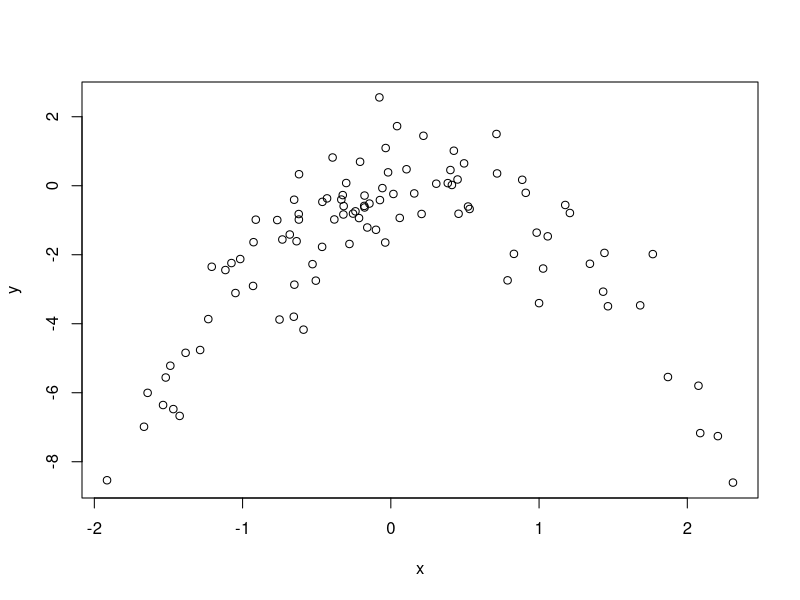
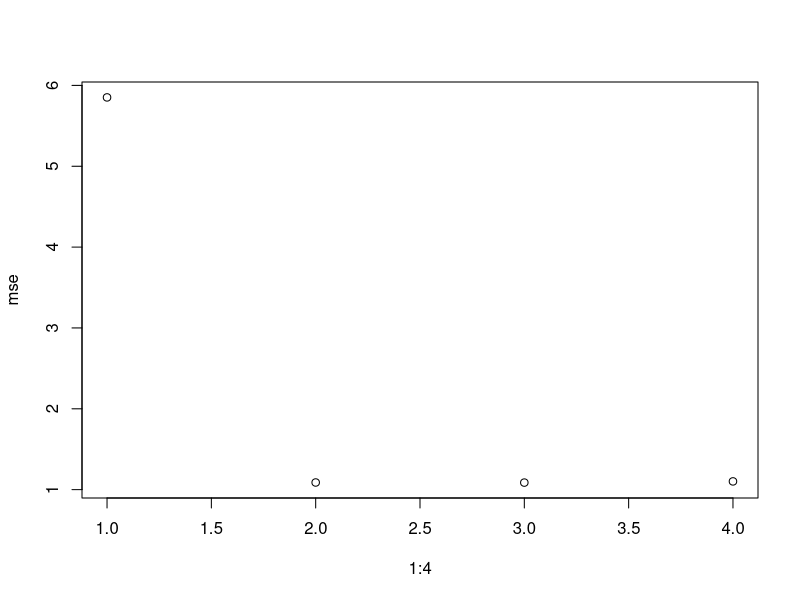

Generate these figures, in order, with R:
## ---- chunk 1
set.seed(1)
y = rnorm(100)
x = rnorm(100)
y = x - 2*x^2 + rnorm(100)
plot(x,y)
mydata = data.frame(x,y)

set.seed(3)
fold = sample(rep(1:5,20))
mse = rep(0,4)

for (degree in 1:4){
  yhat = rep(0,100)
  for (i in 1:5){
    train = (1:100)[fold != i]
    lm1_fit = lm(y ~ poly(x, degree), data = mydata, subset = train)
    yhat[-train] = predict(lm1_fit, mydata[-train, ])
  }
  mse[degree] = mean((yhat - y)^2)
  cat("Degree:", degree, "MSE:", mse[degree], "\n")
}

plot(1:4, mse)

set.seed(1)
y = rnorm(100)
x = rnorm(100)
y = x - 2 * x^2 + rnorm(100)
mydata = data.frame(x, y)

full.model = lm(y ~ x + I(x^2) + I(x^3) + I(x^4), data = mydata)

selected.model = step(full.model, direction = "both")

summary(selected.model)

set.seed(1)
y = rnorm(100)
x = rnorm(100)
y = x - 2 * x^2 + rnorm(100)

mydata = data.frame(x, y)

model1 = lm(y ~ x, data = mydata)
model2 = lm(y ~ x + I(x^2), data = mydata)
model3 = lm(y ~ x + I(x^2) + I(x^3), data = mydata)
model4 = lm(y ~ x + I(x^2) + I(x^3) + I(x^4), data = mydata)

anova(model1, model2)
anova(model2, model3)
anova(model3, model4)
